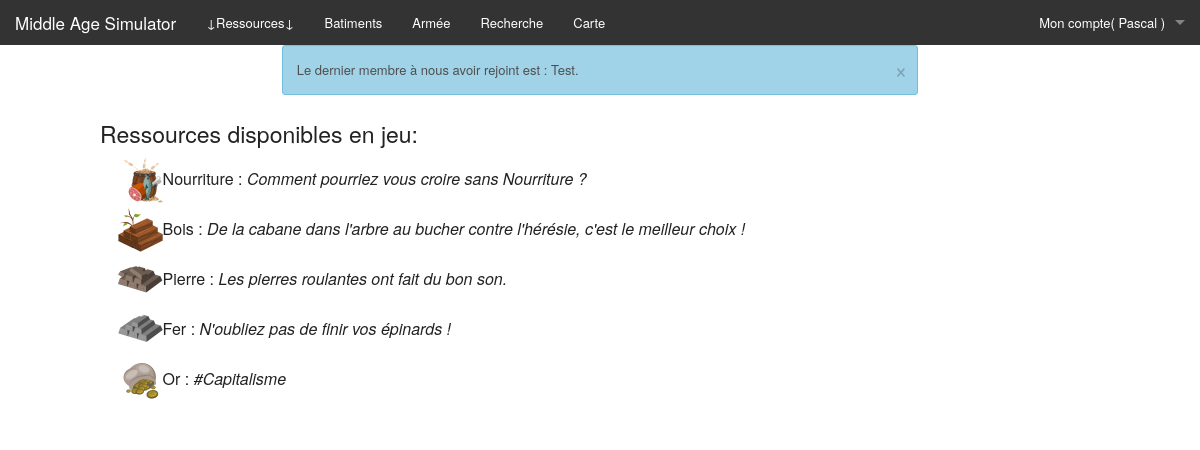
The app's page /index.php (signed in) with its own data.
### tables this page shows
CREATE TABLE IF NOT EXISTS JOUEUR(
  idJoueur INT(50) NOT NULL AUTO_INCREMENT,
  pseudoJoueur VARCHAR(50),
  sexeJoueur ENUM('male', 'female'), 
  dateNaissanceJoueur date, 
  motdepasseJoueur VARCHAR(50),
  mailJoueur VARCHAR(150),
  image VARCHAR(300),
  date_inscripion datetime,
  date_last_connection datetime,
  PRIMARY KEY (idJoueur)
);

CREATE TABLE IF NOT EXISTS RESSOURCE(
  idRessource INT(50) NOT NULL AUTO_INCREMENT,
  nomRessource VARCHAR(50),
  descriptionRessource VARCHAR(300),
  image VARCHAR(300),
  PRIMARY KEY (idRessource)
);

### src/modele/configuration.php (called while the page is built, shortened)
<?php
$titreSite = "Middle Age Simulator";
function isMaintenance(){
	return false;
}

### src/controleur/accueil.php (called while the page is built, shortened)
<?php
include_once('./modele/get_statistiques.php');
include_once('./modele/ressource.php');
$dernierinscrit = get_dernierInscrit();
$info = "Le dernier membre à nous avoir rejoint est : ".$dernierinscrit.".";
$t = Ressource::Ressources();
include_once('./vue/accueil.php');

### src/modele/joueur.php (called while the page is built, shortened)
<?php
include_once('./modele/connexion_sql.php');
include_once ('./modele/ressource.php');
class Joueur
{
	private $idJoueur, $pseudoJoueur, $sexeJoueur, $dateNaissanceJoueur, $mailJoueur, $image, $motdepasseJoueur;
	function __construct()
	{
		$ctp = func_num_args();
    	$args = func_get_args();
    	if ($ctp == 1) {
    		if (is_array($args[0])) {
    			$this->hydrate($args[0]);
    		}else{
    			$this->hydrate($this->Joueur($args[0]));
    		}
    	}
	}
	public function hydrate(array $donnees)
	{
	  foreach ($donnees as $key => $value)
	  {
	    $method = 'set'.ucfirst($key);
	  }
	}
	public static function Joueur($id){
		$req = "SELECT idJoueur, pseudoJoueur, sexeJoueur, dateNaissanceJoueur, mailJoueur, image, motdepasseJoueur FROM JOUEUR WHERE idJoueur='".$id."'";
		global $bdd;
		$req = $bdd->query($req);
		$req = $req->fetch();
		return $req;
	}
	public static function Joueurs(){
		$req = 'SELECT idJoueur, pseudoJoueur, sexeJoueur, dateNaissanceJoueur, mailJoueur, image, motdepasseJoueur FROM JOUEUR ORDER BY date_inscripion';
		global $bdd;
		$req = $bdd->query($req);
		$req = $req->fetchAll();
		$liste = array();
		foreach ($req as $row) {
			$j = new Joueur($row);
			array_push($liste, $j);
		}
		return $liste;
	}
    public function save(){
        global $bdd;
        if ($this->idJoueur == NULL) {
            $donnees = array( $this->pseudoJoueur, $this->sexeJoueur, $this->dateNaissanceJoueur, $this->mailJoueur, $this->image, $this->motdepasseJoueur);
            $req = $bdd->prepare('INSERT INTO JOUEUR(pseudoJoueur, sexeJoueur, dateNaissanceJoueur, mailJoueur, image, date_inscripion, date_last_connection, motdepasseJoueur) VALUES(?, ?, ?, ?, ?, NOW(), NOW(), ? ) ');
            $req->execute($donnees);
            $this->idJoueur=$bdd->lastInsertId();
            $this->genRessourcesLink();
        }else{
            $req = $bdd->prepare('UPDATE JOUEUR SET pseudoJoueur=?, sexeJoueur=?, dateNaissanceJoueur=?, mailJoueur=?, image=?, date_last_connection=NOW(), motdepasseJoueur=? where idJoueur=?');
            $req->execute(array( $this->pseudoJoueur, $this->sexeJoueur, $this->dateNaissanceJoueur, $this->mailJoueur, $this->image,$this->motdepasseJoueur, $this->idJoueur));
        }
    }
	public function getRessourcesLink(){
		global $bdd;
		$req = "SELECT quantite, idRessource FROM POSSEDE_RESSOURCE WHERE idJoueur='".$this->idJoueur."'";
		$req = $bdd->query($req);
		$req = $req->fetchAll();
		$t = array();
		foreach ($req as $row){
			array_push($t, array($row['quantite'], new Ressource($row['idRessource'])));
		}
		return $t;
	}
	public function getPseudo(){return ucfirst($this->pseudoJoueur);}
	public function setPseudoJoueur($p){
		$this->pseudoJoueur = strtolower($p);
	}
	public function setMailJoueur($m){
		$this->mailJoueur = strtolower($m);
	}
	private function setIdJoueur($i){
		$this->idJoueur = (int) $i;
	}
	public function setSexeJoueur($v){
		$this->sexeJoueur = $v;
	}
	public function setDateNaissanceJoueur($v){
		$this->dateNaissanceJoueur = $v;
	}
	public function setMotdepasseJoueur($mdp){
		$this->motdepasseJoueur = $mdp;
	}
	public function setImage($v){
		$this->image = $v;
	}
}

### src/modele/authentification.php (called while the page is built, shortened)
<?php
include_once('./modele/connexion_sql.php');
include_once('./modele/joueur.php');
function estAuthentifier(){
	if ( (isset($_SESSION['connexion']) or ( isset($_COOKIE['connexion'])) && validateCookie($_COOKIE['connexion']) ) ) {
		$currentJoueur = new Joueur($_SESSION['idJoueur']);
		$currentJoueur->save();
		return true;
	}else{
		return false;
	}
}

### src/modele/get_statistiques.php (called while the page is built, shortened)
<?php
include_once('./modele/joueur.php');
function get_dernierInscrit(){
    $j = Joueur::Joueurs();
    $j = end($j);
    return $j->getPseudo();
}

### src/modele/ressource.php (called while the page is built, shortened)
	<?php
include_once('./modele/connexion_sql.php');
class Ressource {
	public static function Ressources(){
		$req = 'SELECT * FROM RESSOURCE';
		global $bdd;
		$req = $bdd->query($req);
		return $req->fetchAll();
	}
}

### src/vue/accueil.php (the view)
<?php include_once('vue/header.php'); ?>
	<?php if(!estAuthentifier()){ ?>
    <p>Déjà plus de <?php echo $nbJoueurs; ?> inscrits !</p>
    <?php }else{ ?>
    <h4>Ressources disponibles en jeu:</h4><ul>
	<?php foreach ($t as $value) {
		echo "<li style='list-style-type: none;margin-bottom:5px;'><img src='".$value[3]."' style='width:45px; height:45px;' />".$value[1]." : <span style='font-style:italic;'>".$value[2]."</span></li>";
	}  ?>
    </ul>
    <?php } ?>
<?php include_once('vue/footer.php'); ?>

### src/index.php (shortened to what this page needs)
 <?php
include_once('modele/configuration.php');
include_once('modele/connexion_sql.php');
if ($bdd == false || isMaintenance()) {
	$warn = "Le site est actuellement indisponible, veuillez nous en escusez...";
	include_once('vue/maintenance.php');
}
else {
	if( !isset($_POST['page']) && (!isset($_GET['page']) ||
		$_GET['page'] == "index" ||
		$_GET['page'] == 'accueil')){
	    include_once('controleur/accueil.php');
	}
}

### src/vue/header.php (shortened to what this page needs)
<?php include_once('./modele/ressource.php');
include_once('./modele/joueur.php');
include_once('./modele/authentification.php'); ?>
<!DOCTYPE html>
<html class="no-js" lang="fr">
<head>
	<link rel="stylesheet" href="css/foundation.css" />
	<link rel="stylesheet" href="css/foundation-icons.css" />
</head>
<body>
<nav class="top-bar" data-topbar role="navigation">
  <ul class="title-area">
    <li class="name">
      <h1><a href="index.php"><?php echo $titreSite; ?></a></h1>
    </li>
  </ul>
  <section class="top-bar-section">
    <ul class="right">
<?php if (estAuthentifier()): global $currentJoueur;?>
      <li class="has-dropdown">
        <a href="#">Mon compte( <?php echo $currentJoueur->getPseudo(); ?> )</a>
      </li>
<?php else: ?>
	<li><a href="index.php?page=inscription">Inscription</a></li>
	<li><a href="index.php?page=login">Connexion</a></li>
<?php endif ?>
    </ul>
<?php if (estAuthentifier()): ?>
    <ul class="left">
    <li><a data-dropdown="dropRes" aria-controls="dropRes" aria-expanded="false">↓Ressources↓</a>
	</li>
      <li><a href="#">Batiments</a></li>
      <li><a href="index.php?page=liste_unites">Armée</a></li>
      <li><a href="index.php?page=technologie">Recherche</a></li>
      <li><a href="#">Carte</a></li>
    </ul>
<?php endif ?>
  </section>
</nav>
<div class="row">
	<div class="large-8 small-12 small-centered large-centered columns ">
		<?php if (isset($info)) { ?>
			<div data-alert class="alert-box info radius">
			<?php echo $info; ?>
			  <a href="#" class="close">&times;</a>
			</div>
		<?php } ?>
	</div>
</div>
	<div class="row">

### src/vue/footer.php (shortened to what this page needs)
	</div>
</body>
</html>

### records on screen
joueur: pseudoJoueur "Pascal"
joueur: pseudoJoueur "Le dernier membre à nous avoir rejoint est : Test."
ressource: image (picture), nomRessource "Nourriture", descriptionRessource "Comment pourriez vous croire sans Nourriture ?"
ressource: image (picture), nomRessource "Bois", descriptionRessource "De la cabane dans l'arbre au bucher contre l'hérésie, c'est le meilleur choix !"
ressource: image (picture), nomRessource "Pierre", descriptionRessource "Les pierres roulantes ont fait du bon son."
ressource: image (picture), nomRessource "Fer", descriptionRessource "N'oubliez pas de finir vos épinards !"
ressource: image (picture), nomRessource "Or", descriptionRessource "#Capitalisme"

### other values on screen
$titreSite "Middle Age Simulator"
